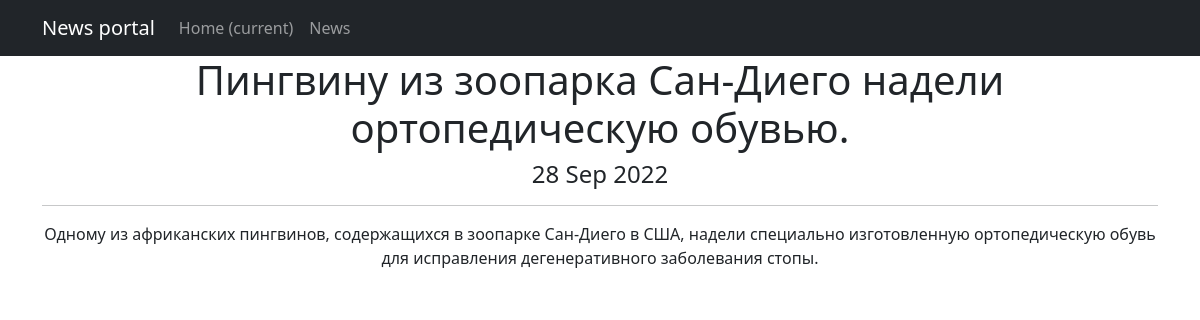
The page /news/2 on the database its author committed.
### news/models.py (models this page shows, shortened)
class Post(models.Model):
    news = 'NW'
    article = 'AR'
    CHOICES = [('article', 'Статья'), ('news', 'Новость')]
    author = models.ForeignKey(Author, on_delete=models.CASCADE)
    category = models.ManyToManyField(Category, through='PostCategory')
    post_type = models.CharField(max_length=20, choices=CHOICES)
    post_date = models.DateTimeField(auto_now_add=True)
    post_title = models.CharField(max_length=255)
    post_text = models.TextField()
    post_rating = models.IntegerField(default=0)

### news/views.py (the view)
# urls.py: path('<int:pk>', PostDetail.as_view()),
class PostDetail(DetailView):
    model = Post
    template_name = 'post.html'
    context_object_name = 'post'

### news/templatetags/custom_filters.py (called while the page is built)
@register.filter(name='censor')
def censor(value: str):
    if not isinstance(value, str):
        value = str(value)
    for word in re_findall(r'\b\S+\b', value):
        if word.lower() not in filth_list:
            continue
        regex = rf'(?=^|\S+){re_escape(word)}(?=\S+|$)'
        value = re_sub(regex, '*' * len(word), value)
    return value

### templates/post.html (shortened to what this page needs)
{% extends 'flatpages/default.html' %}
{% load custom_filters %}
{% block content %}
<h1> {{ post.post_title|censor }} </h1>
<h4> {{ post.post_date|date:'d M Y' }}</h4>
<hr>
{{ post.post_text|censor }}
{% endblock content %}

### rows shown on the page
Post: post_title|censor "Пингвину из зоопарка Сан-Диего надели ортопедическую обувью.", post_date "28 Sep 2022", post_text|censor "Одному из африканских пингвинов, содержащихся в зоопарке Сан-Диего в США, надели специально изготовленную ортопедическую обувь для исправления дегенеративного заболевания стопы."
